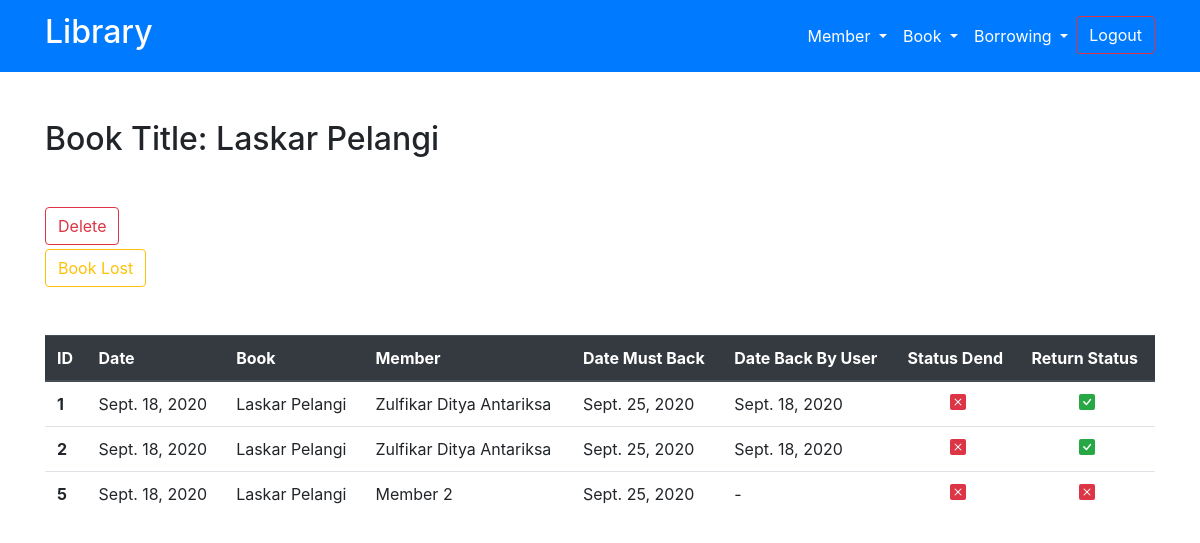
Before: /history-book/1/ (signed in) with the older database file.
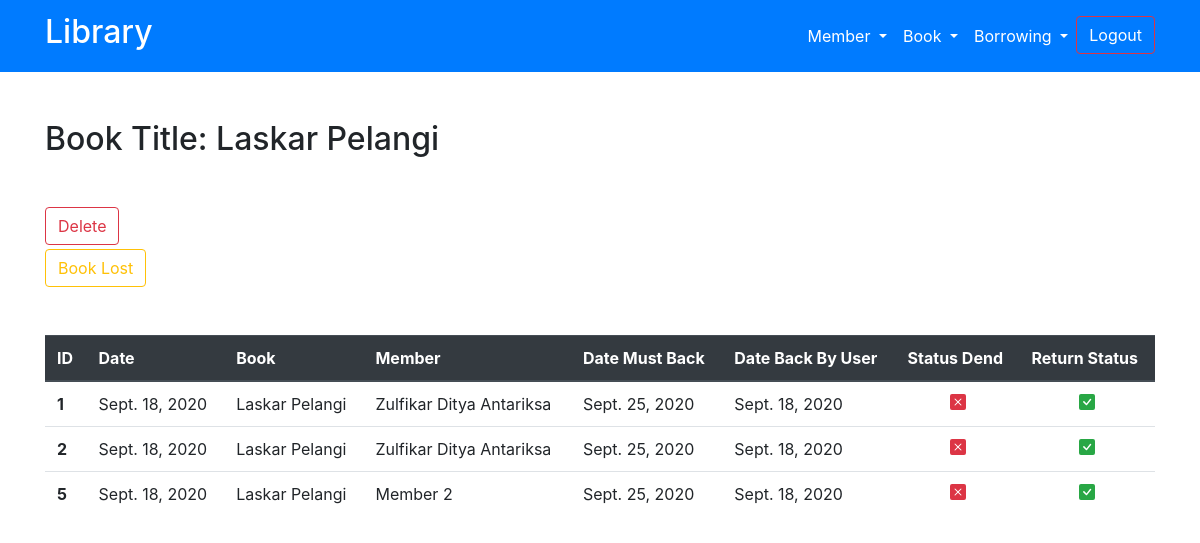
After: the same page with the newer database file.
### my_app/models.py (models this page shows, shortened)
class Peminjaman(models.Model):
    dateAdd = models.DateField(auto_now_add=True)
    member = models.ForeignKey(Member, on_delete=models.CASCADE)
    book = models.ForeignKey(Book, on_delete=models.CASCADE)
    date_must_back = models.DateField(auto_created=back_day)
    date_back_by_member = models.DateField(blank=True, null=True)
    status_denda = models.BooleanField(default=False)
    status_pengembalian = models.BooleanField(default=False)
    user = models.ForeignKey(User, on_delete=models.CASCADE)
    class Meta:
        verbose_name = "Peminjaman"
        verbose_name_plural = "Peminjamans"
        ordering = ['-dateAdd']

class Book(models.Model):
    dateAdd = models.DateField(auto_now_add=True)
    author = models.CharField(max_length=50)
    title = models.CharField(max_length=50)
    denda = models.IntegerField(default=10000)
    denda_hilang = models.IntegerField(default=50000)
    status = models.BooleanField(default=True)
    status_dipinjam = models.BooleanField(default=False)
    rating = models.ForeignKey(Rating, on_delete=models.CASCADE,)
    categorie = models.ForeignKey(Categorie, on_delete=models.CASCADE,)
    user = models.ForeignKey(User, on_delete=models.CASCADE)
    class Meta:
        verbose_name = "Book"
        verbose_name_plural = "Books"
        ordering = ['-dateAdd']
    def __str__(self):
        return self.title

class Member(models.Model):
    name = models.CharField(max_length=40)
    date_in = models.DateField(auto_now_add=True)
    address = models.CharField(max_length=50)
    email = models.EmailField(max_length=254)
    date_born = models.DateField()
    status = models.BooleanField(default=True)
    class Meta:
        verbose_name = "Member"
        verbose_name_plural = "Members"
        ordering = ['-date_in']
    def __str__(self):
        return self.name

### my_app/views.py (the view)
# urls.py: path('history-book/<int:book_id>/', views.history_book, name='history-book'),
def history_book(request, book_id):
    if request.user.is_authenticated:
        try:
            getBook = Book.objects.get(pk=book_id)
        except(KeyError, Book.DoesNotExist):
            return HttpResponseRedirect(reverse('home:not_found'))
        getPeminjaman = Peminjaman.objects.filter(book=getBook.id)
        paginator = Paginator(getPeminjaman, 100)
        pageNum = request.GET.get('page')
        dataresult = paginator.get_page(pageNum)
        return render(request, 'home/history-book.html', {
            'getBook': getBook,
            'data': dataresult,
        })
    else:
        return HttpResponseRedirect(reverse('login'))

### templates/home/history-book.html (shortened to what this page needs)
{% extends 'base.html' %}
{% load static %}
{% block content %}
<div class="container my-5 text-capitalize">
    <h2 class="my-5">Book title: {{getBook.title}}</h2>
    <a href="../../delete/Book/{{getBook.id}}/" class="btn btn-outline-danger mb-1">delete</a><br>
    <a href="../../book-lost/{{getBook.id}}/" class="btn btn-outline-warning mb-5">Book Lost</a>
    <table class="table table-hover">
        <thead class="thead-dark">
            <th scope="col">ID</th>
            <th scope="col">date</th>
            <th scope="col">book</th>
            <th scope="col">member</th>
            <th scope="col">date must back</th>
            <th scope="col">date back by user</th>
            <th scope="col">status dend</th>
            <th scope="col">return status</th>
        </thead>
        <tbody>
        {% for i in data %}
        {% if i.status_denda is True %}
            <tr class="bg-danger text-white">
            {% else %}
            <tr>
        {% endif %}
                <th scope="row">{{i.id}}</th>
                <td>{{i.dateAdd}}</td>
                <td>{{i.book}}</td>
                <td>{{i.member}}</td>
                <td>{{i.date_must_back}}</td>
                {% if i.date_back_by_member is None %}
                <td>-</td>
                {% else %}
                <td>{{i.date_back_by_member}}</td>
                {% endif %}
                {% if i.status_denda is True%}
                <td class="text-success text-center">
                    <svg width="1em" height="1em" viewBox="0 0 16 16" class="bi bi-check-square-fill"
                        fill="currentColor" xmlns="http://www.w3.org/2000/svg">
                        <path fill-rule="evenodd"
                            d="M2 0a2 2 0 0 0-2 2v12a2 2 0 0 0 2 2h12a2 2 0 0 0 2-2V2a2 2 0 0 0-2-2H2zm10.03 4.97a.75.75 0 0 0-1.08.022L7.477 9.417 5.384 7.323a.75.75 0 0 0-1.06 1.06L6.97 11.03a.75.75 0 0 0 1.079-.02l3.992-4.99a.75.75 0 0 0-.01-1.05z" />
                    </svg>
                </td>
                {% else %}
                <td class="text-danger text-center">
                </td>
                {% endif %}
                {% if i.status_pengembalian is True %}
                <td class="text-success text-center">
                </td>
                {% else %}
                <td class="text-danger text-center">
                </td>
                {% endif %}
            </tr>
        {% endfor %}
        </tbody>
    </table>
</div>
{% endblock content %}

Changed rows visible on the page:
changed Peminjaman "Member 2": date_back_by_member (not shown) → "Sept. 18, 2020"; status_pengembalian False → True (drawn); no longer shows "-"
